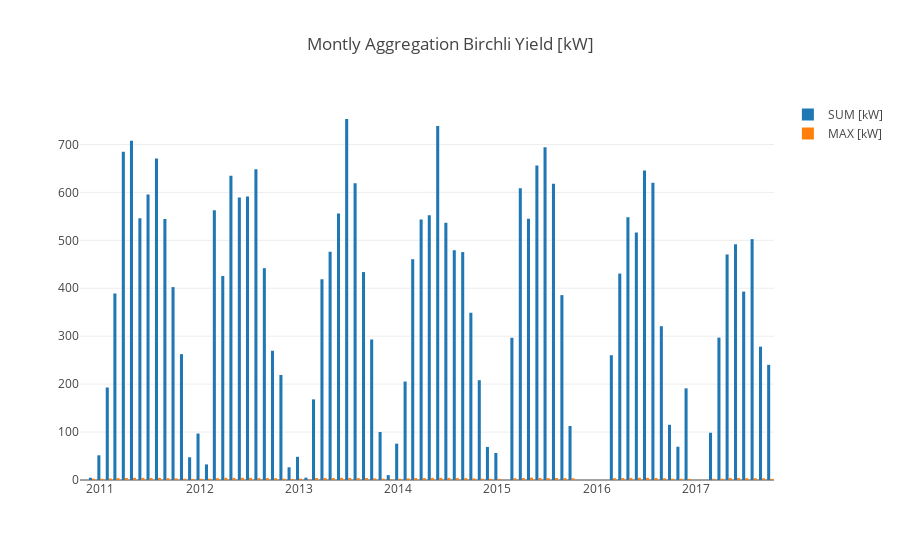

Here is the notebook cell this chart was saved with:
### Code cell
# Careful this plot takes a while to render
import plotly
from plotly.offline import download_plotlyjs, init_notebook_mode, plot, iplot
from plotly.graph_objs import *
init_notebook_mode(connected=True) #need to use plotly offline

data = Data([Bar(x=df_month.index, y=df_month.yield_tot, name='SUM [kW]'),
             Bar(x=df_month.index, y=df_month.yield_max, name='MAX [kW]')])
             

iplot(Figure(data=data, layout= Layout(title='Montly Aggregation Birchli Yield [kW]')))
